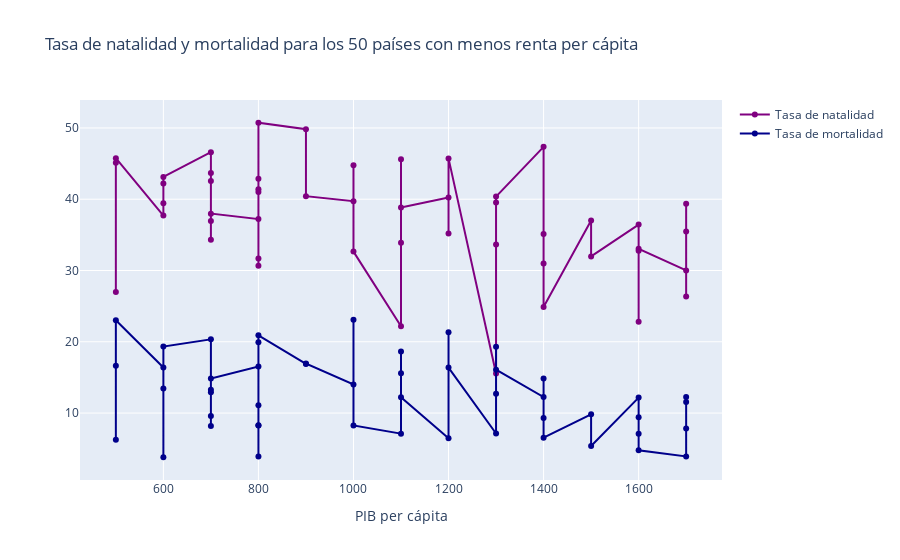

This figure's notebook cell:
### Markdown cell above
A continuación, vamos a generar un gráfico interactivo con las tasas de natalidad y mortalidad infantil de los 50 países más pobres.

### Code cell
# Comenzamos seleccionando nuestro dataframe de los primeros 50 países en función del sort_values() que hemos hecho con gdp
df_50_poor = gdp.iloc[:50, ]
            # con .iloc[] escogemos desde el 0 hasta el 50 y todas las columnas

    # A continuación, definimos los parámetros del gráfico de natalidad
trace_birthrate = go.Scatter(
                            x = df_50_poor.gdp,                            # Definimos 'x' como el PIB
                            y = df_50_poor.birthrate,                      # Definimos 'y' como la tasa de natalidad
                            mode = 'lines + markers',                      # mode elegimos el tipo de linea, en este caso, l + p
                            name = 'Tasa de natalidad',                    # nombre del gráfico interactivo
                            marker = dict(color = 'purple'),               # elegimos el color
                            text = df_50_poor.country                      # text = elegimos el texto interior del gráfico
                            )

    # Seguidamente, hacemos el de la mortalidad
trace_deathrate = go.Scatter(
                            x = df_50_poor.gdp,                            # Definimos 'x' como el PIB
                            y = df_50_poor.deathrate,                      # Definimos 'y' como la tasa de mortalidad
                            mode = 'lines + markers',                      # mode elegimos el tipo de linea, en este caso, l + p
                            name = 'Tasa de mortalidad',                   # nombre del gráfico interactivo
                            marker = dict(color = 'darkblue'),             # elegimos el color
                            text = df_50_poor.country                      # text = elegimos el texto interior del gráfico
                            )

    # Juntamos ambos gráficos para hacer su posterior plot
birth_death = [trace_birthrate, trace_deathrate]

    # Generamos el layout que queremos que tenga el gráfico a través de un diccionario
layout = dict(title = "Tasa de natalidad y mortalidad para los 50 países con menos renta per cápita",
              xaxis = dict(title = "PIB per cápita")
             )

    # Generamos la figura con toda la información anterior
graph_50_poor_countries_birth_death = (dict(data = birth_death, layout = layout))

    # Dibujamos el gráfico interactivo con la función iplot de la librería plotly offline (pyo)
pyo.iplot(graph_50_poor_countries_birth_death)

### Figure 1 — Plotly figure (JSON) as saved in the notebook; plotly's stock layout.template omitted (floating-point values rounded to 4 significant figures)
{"data": [{"marker": {"color": "purple"}, "mode": "lines+markers", "name": "Tasa de natalidad", "text": ["East Timor ", "Somalia ", "Sierra Leone ", "Tanzania ", "Gaza Strip ", "Burundi ", "Malawi ", "Afghanistan ", "Congo, Repub. of the ", "Congo, Dem. Rep. ", "Comoros ", "Eritrea ", "Ethiopia ", "Guinea-Bissau ", "Kiribati ", "Zambia ", "Madagascar ", "West Bank ", "Yemen ", "Niger ", "Mali ", "Nigeria ", "Kenya ", "Liberia ", "Tajikistan ", "Tuvalu ", "Burkina Faso ", "Central African Rep. ", "Benin ", "Sao Tome & Principe ", "Mozambique ", "Chad ", "Korea, North ", "Djibouti ", "Bhutan ", "Rwanda ", "Uganda ", "Nepal ", "Cote d'Ivoire ", "Cape Verde ", "Togo ", "Iraq ", "Haiti ", "Senegal ", "Kyrgyzstan ", "Marshall Islands ", "Solomon Islands ", "Uzbekistan ", "Gambia, The ", "Laos "], "type": "scatter", "x": [500, 500, 500, 600, 600, 600, 600, 700, 700, 700, 700, 700, 700, 800, 800, 800, 800, 800, 800, 800, 900, 900, 1000, 1000, 1000, 1100, 1100, 1100, 1100, 1200, 1200, 1200, 1300, 1300, 1300, 1300, 1400, 1400, 1400, 1400, 1500, 1500, 1600, 1600, 1600, 1600, 1700, 1700, 1700, 1700], "y": [26.99, 45.13, 45.76, 37.71, 39.45, 42.22, 43.13, 46.6, 42.57, 43.69, 36.93, 34.33, 37.98, 37.22, 30.65, 41, 41.41, 31.67, 42.89, 50.73, 49.82, 40.43, 39.72, 44.77, 32.65, 22.18, 45.62, 33.91, 38.85, 40.25, 35.18, 45.73, 15.54, 39.53, 33.65, 40.37, 47.35, 30.98, 35.11, 24.87, 37.01, 31.98, 36.44, 32.78, 22.8, 33.05, 30.01, 26.36, 39.37, 35.49]}, {"marker": {"color": "darkblue"}, "mode": "lines+markers", "name": "Tasa de mortalidad", "text": ["East Timor ", "Somalia ", "Sierra Leone ", "Tanzania ", "Gaza Strip ", "Burundi ", "Malawi ", "Afghanistan ", "Congo, Repub. of the ", "Congo, Dem. Rep. ", "Comoros ", "Eritrea ", "Ethiopia ", "Guinea-Bissau ", "Kiribati ", "Zambia ", "Madagascar ", "West Bank ", "Yemen ", "Niger ", "Mali ", "Nigeria ", "Kenya ", "Liberia ", "Tajikistan ", "Tuvalu ", "Burkina Faso ", "Central African Rep. ", "Benin ", "Sao Tome & Principe ", "Mozambique ", "Chad ", "Korea, North ", "Djibouti ", "Bhutan ", "Rwanda ", "Uganda ", "Nepal ", "Cote d'Ivoire ", "Cape Verde ", "Togo ", "Iraq ", "Haiti ", "Senegal ", "Kyrgyzstan ", "Marshall Islands ", "Solomon Islands ", "Uzbekistan ", "Gambia, The ", "Laos "], "type": "scatter", "x": [500, 500, 500, 600, 600, 600, 600, 700, 700, 700, 700, 700, 700, 800, 800, 800, 800, 800, 800, 800, 900, 900, 1000, 1000, 1000, 1100, 1100, 1100, 1100, 1200, 1200, 1200, 1300, 1300, 1300, 1300, 1400, 1400, 1400, 1400, 1500, 1500, 1600, 1600, 1600, 1600, 1700, 1700, 1700, 1700], "y": [6.24, 16.63, 23.03, 16.39, 3.8, 13.46, 19.33, 20.34, 12.93, 13.27, 8.2, 9.6, 14.86, 16.53, 8.26, 19.93, 11.11, 3.92, 8.3, 20.91, 16.89, 16.94, 14.02, 23.1, 8.25, 7.11, 15.6, 18.65, 12.22, 6.47, 21.35, 16.38, 7.13, 19.31, 12.7, 16.09, 12.24, 9.31, 14.84, 6.55, 9.83, 5.37, 12.17, 9.42, 7.08, 4.78, 3.92, 7.84, 12.25, 11.55]}], "layout": {"title": {"text": "Tasa de natalidad y mortalidad para los 50 países con menos renta per cápita"}, "xaxis": {"title": {"text": "PIB per cápita"}}}}
